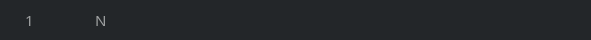
    <widget class="QGroupBox" name="RFIDgroupBox1">
     <property name="geometry">
      <rect>
       <x>6</x>
       <y>30</y>
       <width>591</width>
       <height>40</height>
      </rect>
     </property>
     <property name="styleSheet">
      <string notr="true">background-color: rgb(35, 38, 41);
border: 1px solid rgb(35, 38, 41);
border-radius: 17px</string>
     </property>
     <property name="title">
      <string/>
     </property>
     <widget class="QLabel" name="Rfidshno1">
      <property name="geometry">
       <rect>
        <x>20</x>
        <y>12</y>
        <width>21</width>
        <height>16</height>
       </rect>
      </property>
      <property name="font">
       <font>
        <family>AppleSDGothicNeoB00</family>
        <pointsize>11</pointsize>
        <weight>50</weight>
        <bold>false</bold>
       </font>
      </property>
      <property name="styleSheet">
       <string notr="true">color: rgb(159, 161, 162);</string>
      </property>
      <property name="text">
       <string>1</string>
      </property>
     </widget>
     <widget class="QLabel" name="RFIDaidm1">
      <property name="geometry">
       <rect>
        <x>90</x>
        <y>12</y>
        <width>41</width>
        <height>16</height>
       </rect>
      </property>
      <property name="font">
       <font>
        <family>AppleSDGothicNeoB00</family>
        <pointsize>11</pointsize>
        <weight>50</weight>
        <bold>false</bold>
       </font>
      </property>
      <property name="styleSheet">
       <string notr="true">color: rgb(159, 161, 162);</string>
      </property>
      <property name="text">
       <string>N</string>
      </property>
     </widget>
     <widget class="QLabel" name="RFIDnote1">
      <property name="geometry">
       <rect>
        <x>410</x>
        <y>12</y>
        <width>151</width>
        <height>20</height>
       </rect>
      </property>
      <property name="font">
       <font>
        <family>AppleSDGothicNeoB00</family>
        <pointsize>11</pointsize>
        <weight>50</weight>
        <bold>false</bold>
       </font>
      </property>
      <property name="styleSheet">
       <string notr="true">color: rgb(159, 161, 162);</string>
      </property>
      <property name="text">
       <string/>
      </property>
     </widget>
     <widget class="QLabel" name="M01IPlb">
      <property name="geometry">
       <rect>
        <x>290</x>
        <y>12</y>
        <width>121</width>
        <height>20</height>
       </rect>
      </property>
      <property name="font">
       <font>
        <family>AppleSDGothicNeoB00</family>
        <pointsize>11</pointsize>
        <weight>50</weight>
        <bold>false</bold>
       </font>
      </property>
      <property name="styleSheet">
       <string notr="true">color: rgb(159, 161, 162);</string>
      </property>
      <property name="text">
       <string/>
      </property>
     </widget>
     <widget class="QLabel" name="StateM01lb">
      <property name="geometry">
       <rect>
        <x>210</x>
        <y>10</y>
        <width>31</width>
        <height>21</height>
       </rect>
      </property>
      <property name="text">
       <string/>
      </property>
     </widget>
    </widget>
